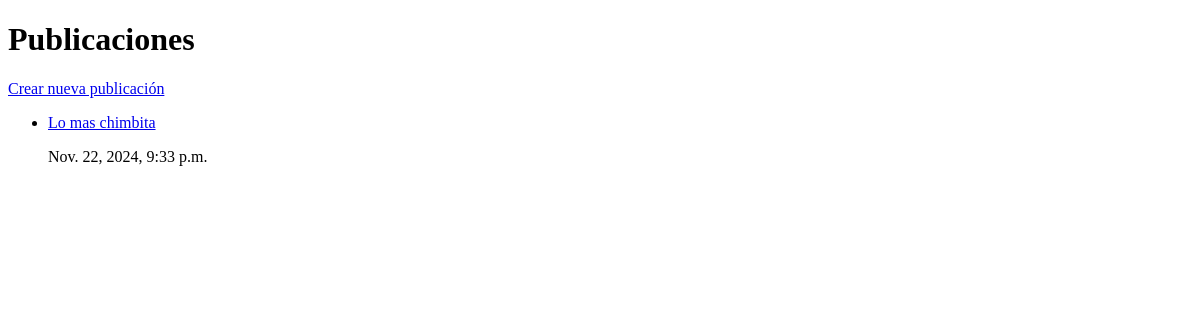
Before: / with the older database file.
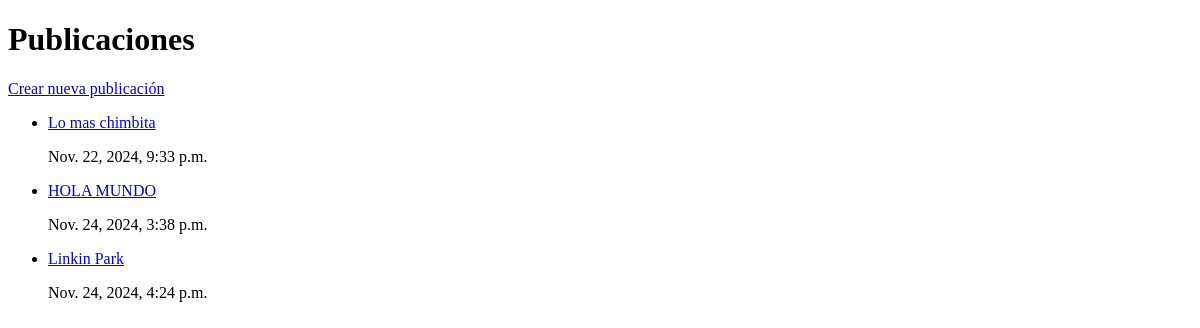
After: the same page with the newer database file.
### blog/models.py (models this page shows, shortened)
class Publicacion(models.Model):
    titulo = models.CharField(max_length=100)
    contenido = models.TextField()
    autor = models.CharField(max_length=50, default="Anónimo")
    fecha_publicacion = models.DateTimeField(auto_now_add=True)

### blog/views.py (the view)
# urls.py: path('', views.lista_publicaciones, name='lista_publicaciones'),
def lista_publicaciones(request):
    publicaciones = Publicacion.objects.all()
    return render(request, 'blog/lista_publicaciones.html', {'publicaciones': publicaciones})

### blog/templates/blog/lista_publicaciones.html (shortened to what this page needs)
<!DOCTYPE html>
<html>
<head>
</head>
<body>
    <h1>Publicaciones</h1>
    <a href="/crear/">Crear nueva publicación</a>
    <ul>
        {% for publicacion in publicaciones %}
            <li>
                <a href="{{ publicacion.id }}/">{{ publicacion.titulo }}</a>
                <p>{{ publicacion.fecha_publicacion }}</p>
            </li>
        {% endfor %}
    </ul>
</body>
</html>

Changed rows visible on the page:
added Publicacion: titulo "HOLA MUNDO", fecha_publicacion "Nov. 24, 2024, 3:38 p.m."
added Publicacion: titulo "Linkin Park", fecha_publicacion "Nov. 24, 2024, 4:24 p.m."
